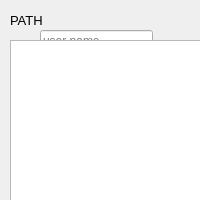
<?xml version="1.0" encoding="UTF-8"?>
<ui version="4.0">
 <class>Dialog</class>
 <widget class="QDialog" name="Dialog">
  <property name="geometry">
   <rect>
    <x>0</x>
    <y>0</y>
    <width>200</width>
    <height>200</height>
   </rect>
  </property>
  <property name="windowTitle">
   <string>171180062 - FTP Client</string>
  </property>
  <widget class="QLineEdit" name="user_line">
   <property name="geometry">
    <rect>
     <x>40</x>
     <y>30</y>
     <width>113</width>
     <height>22</height>
    </rect>
   </property>
   <property name="text">
    <string/>
   </property>
   <property name="placeholderText">
    <string>user name</string>
   </property>
  </widget>
  <widget class="QLineEdit" name="password_line">
   <property name="geometry">
    <rect>
     <x>40</x>
     <y>70</y>
     <width>113</width>
     <height>22</height>
    </rect>
   </property>
   <property name="echoMode">
    <enum>QLineEdit::Password</enum>
   </property>
   <property name="placeholderText">
    <string>password</string>
   </property>
  </widget>
  <widget class="QLineEdit" name="host_line">
   <property name="geometry">
    <rect>
     <x>40</x>
     <y>110</y>
     <width>113</width>
     <height>22</height>
    </rect>
   </property>
   <property name="text">
    <string/>
   </property>
   <property name="placeholderText">
    <string>host ip</string>
   </property>
  </widget>
  <widget class="QPushButton" name="pushButton">
   <property name="geometry">
    <rect>
     <x>50</x>
     <y>150</y>
     <width>93</width>
     <height>28</height>
    </rect>
   </property>
   <property name="text">
    <string>Login</string>
   </property>
  </widget>
  <widget class="QLabel" name="greeting">
   <property name="geometry">
    <rect>
     <x>480</x>
     <y>10</y>
     <width>151</width>
     <height>41</height>
    </rect>
   </property>
   <property name="font">
    <font>
     <pointsize>10</pointsize>
    </font>
   </property>
   <property name="text">
    <string>Welcome User!!!</string>
   </property>
  </widget>
  <widget class="QLabel" name="current_path">
   <property name="enabled">
    <bool>true</bool>
   </property>
   <property name="geometry">
    <rect>
     <x>10</x>
     <y>0</y>
     <width>431</width>
     <height>41</height>
    </rect>
   </property>
   <property name="font">
    <font>
     <pointsize>10</pointsize>
    </font>
   </property>
   <property name="text">
    <string>PATH</string>
   </property>
  </widget>
  <widget class="QPushButton" name="upload_button">
   <property name="geometry">
    <rect>
     <x>640</x>
     <y>60</y>
     <width>151</width>
     <height>41</height>
    </rect>
   </property>
   <property name="text">
    <string>Upload File</string>
   </property>
  </widget>
  <widget class="QPushButton" name="download_button">
   <property name="geometry">
    <rect>
     <x>640</x>
     <y>110</y>
     <width>151</width>
     <height>41</height>
    </rect>
   </property>
   <property name="text">
    <string>Download File</string>
   </property>
  </widget>
  <widget class="QPushButton" name="createdir_button">
   <property name="geometry">
    <rect>
     <x>640</x>
     <y>160</y>
     <width>151</width>
     <height>41</height>
    </rect>
   </property>
   <property name="text">
    <string>Create Directory</string>
   </property>
  </widget>
  <widget class="QPushButton" name="delete_button">
   <property name="geometry">
    <rect>
     <x>640</x>
     <y>210</y>
     <width>151</width>
     <height>41</height>
    </rect>
   </property>
   <property name="text">
    <string>Delete File/Directory</string>
   </property>
  </widget>
  <widget class="QPushButton" name="rename_button">
   <property name="geometry">
    <rect>
     <x>640</x>
     <y>260</y>
     <width>151</width>
     <height>41</height>
    </rect>
   </property>
   <property name="text">
    <string>Rename File/Directory</string>
   </property>
  </widget>
  <widget class="QLineEdit" name="name_of">
   <property name="geometry">
    <rect>
     <x>390</x>
     <y>400</y>
     <width>221</width>
     <height>31</height>
    </rect>
   </property>
  </widget>
  <widget class="QLabel" name="label">
   <property name="geometry">
    <rect>
     <x>20</x>
     <y>400</y>
     <width>391</width>
     <height>31</height>
    </rect>
   </property>
   <property name="text">
    <string>Write name of the directory/file before creating or renaming it:</string>
   </property>
  </widget>
  <widget class="QListWidget" name="listWidget">
   <property name="geometry">
    <rect>
     <x>10</x>
     <y>40</y>
     <width>611</width>
     <height>351</height>
    </rect>
   </property>
  </widget>
  <widget class="QLabel" name="label_2">
   <property name="geometry">
    <rect>
     <x>640</x>
     <y>305</y>
     <width>141</width>
     <height>31</height>
    </rect>
   </property>
   <property name="text">
    <string>Alican Sucu</string>
   </property>
  </widget>
  <widget class="QLabel" name="label_3">
   <property name="geometry">
    <rect>
     <x>640</x>
     <y>330</y>
     <width>141</width>
     <height>31</height>
    </rect>
   </property>
   <property name="text">
    <string>171180062</string>
   </property>
  </widget>
  <widget class="QLabel" name="label_4">
   <property name="geometry">
    <rect>
     <x>640</x>
     <y>360</y>
     <width>141</width>
     <height>31</height>
    </rect>
   </property>
   <property name="text">
    <string>Computer Networks</string>
   </property>
  </widget>
  <widget class="QLabel" name="label_5">
   <property name="geometry">
    <rect>
     <x>640</x>
     <y>390</y>
     <width>141</width>
     <height>31</height>
    </rect>
   </property>
   <property name="text">
    <string>Homework 5</string>
   </property>
  </widget>
 </widget>
 <resources/>
 <connections/>
</ui>
